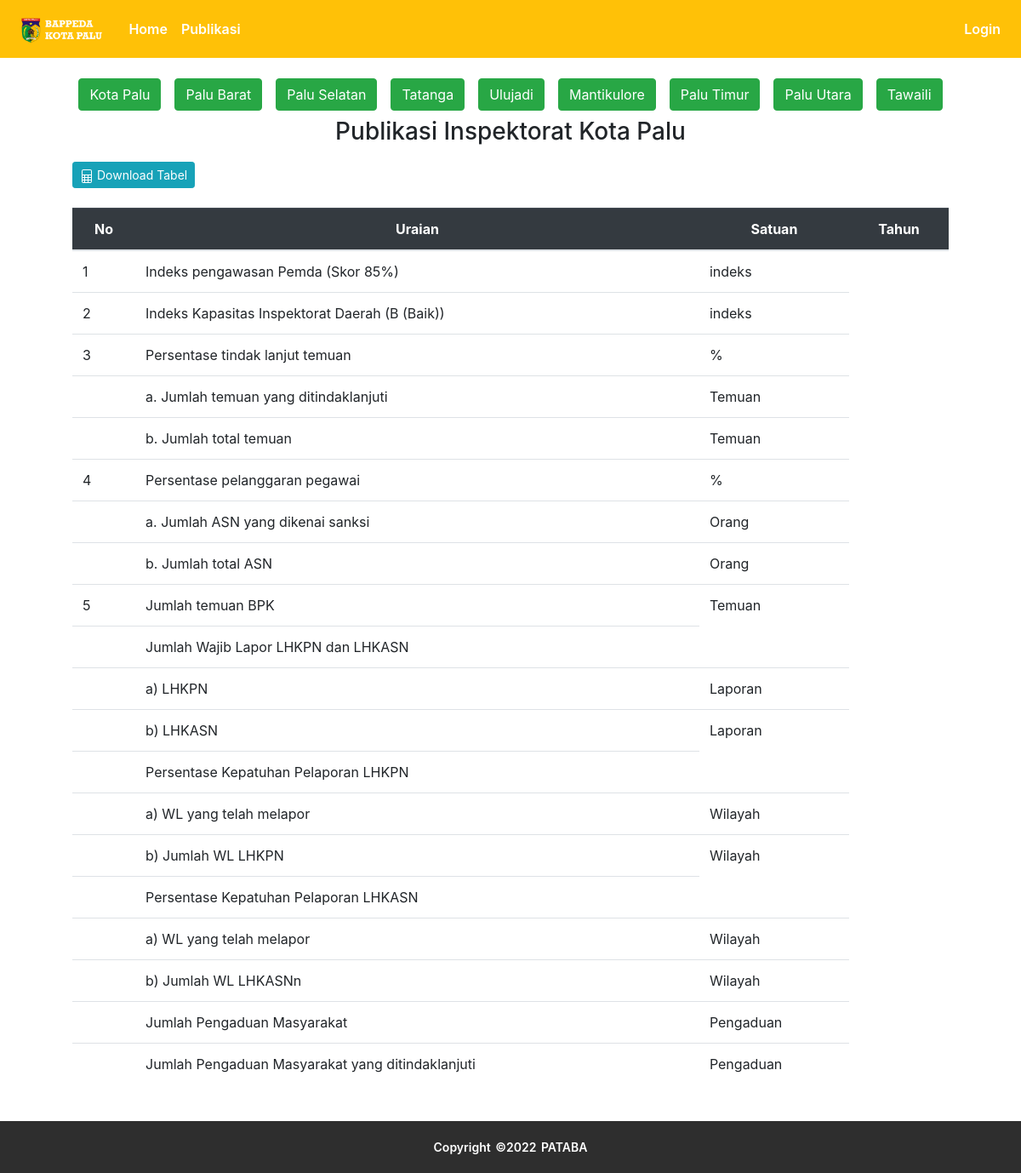
/publikasi/inspektorat, run on an earlier commit of the app's database.
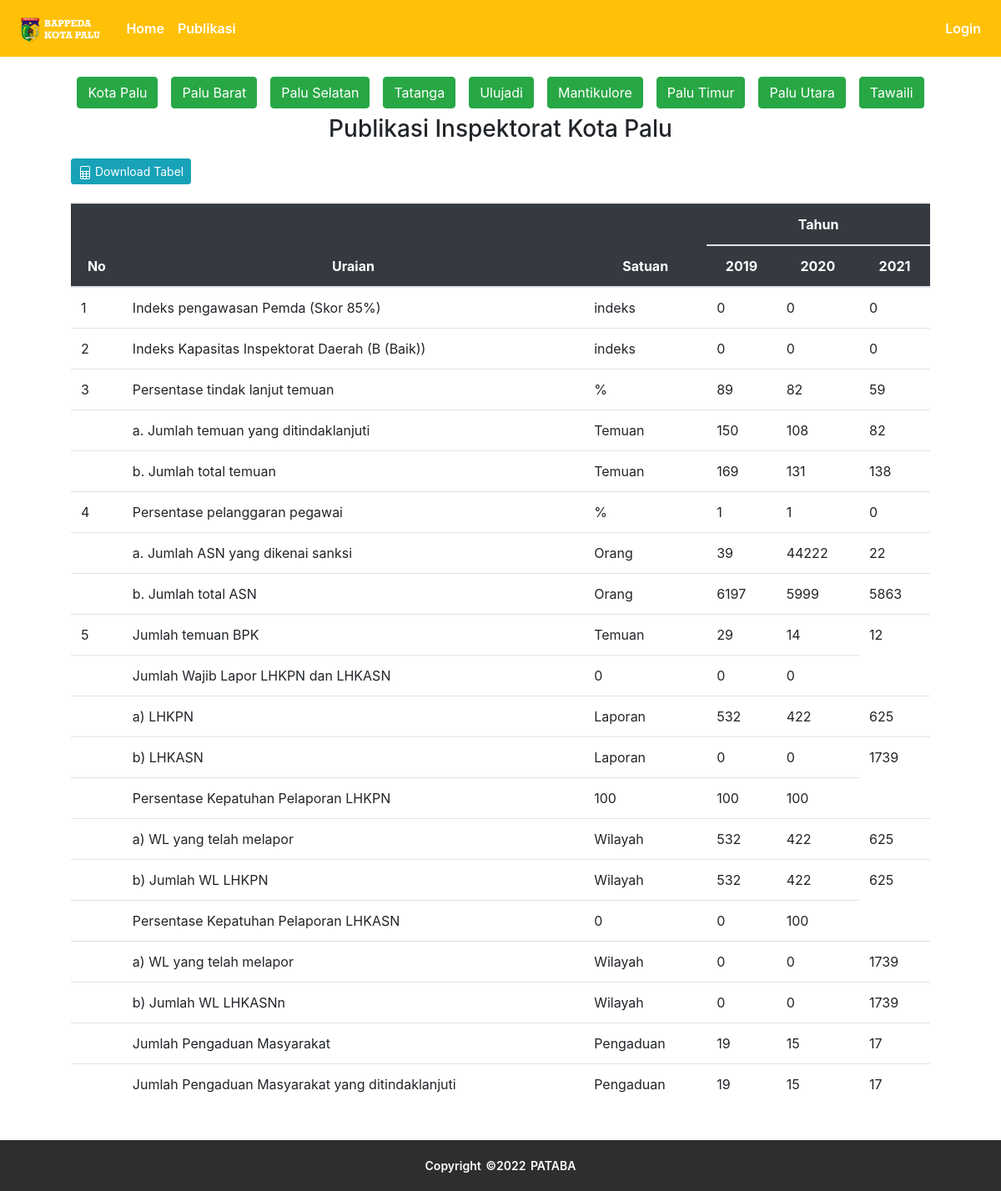
And on a later commit of the database.
### publication/models.py (models this page shows)
class Inspektorat(db.Model):
  id = db.Column(db.Integer(), primary_key=True)
  tahun = db.Column(db.String(length=4), nullable=False)
  u1 = db.Column(db.Float())
  u2 = db.Column(db.Float())
  u3 = db.Column(db.Float())
  u4 = db.Column(db.Float())
  u5 = db.Column(db.Float())
  u6 = db.Column(db.Float())
  u7 = db.Column(db.Float())
  u8 = db.Column(db.Float())
  u9 = db.Column(db.Float())
  u10 = db.Column(db.Float())
  u11 = db.Column(db.Float())
  u12 = db.Column(db.Float())
  u13 = db.Column(db.Float())
  u14 = db.Column(db.Float())
  district_id = db.Column(db.Integer(), nullable=True)
  u15 = db.Column(db.Float())
  u16 = db.Column(db.Float())
  u17 = db.Column(db.Float())
  u18 = db.Column(db.Float())
  u19 = db.Column(db.Float())
  u20 = db.Column(db.Float())
  district_id = db.Column(db.Integer(), nullable=True)

### publication/inspektorat/routes_inspektorat.py (the view)
@app.route('/publikasi/inspektorat')
def inspektorat():
  data = Inspektorat.query.filter_by(district_id=None).order_by(Inspektorat.tahun).all()
  return render_template('inspektorat/inspektorat.html', data=data)

### publication/templates/inspektorat/inspektorat.html (shortened to what this page needs)
{% extends 'base.html' %}
{% block content %}
  <div class="container">
    <div class="ket-tabel d-flex justify-content-center">
      <a href="{{ url_for('inspektorat') }}" class="btn btn-success m-2">Kota Palu</a>
      <a href="{{ url_for('inspektorat_kec', district_id=1) }}" class="btn btn-success m-2">Palu Barat</a>
      <a href="{{ url_for('inspektorat_kec', district_id=2) }}" class="btn btn-success m-2">Palu Selatan</a>
      <a href="{{ url_for('inspektorat_kec', district_id=3) }}" class="btn btn-success m-2">Tatanga</a>
      <a href="{{ url_for('inspektorat_kec', district_id=4) }}" class="btn btn-success m-2">Ulujadi</a>
      <a href="{{ url_for('inspektorat_kec', district_id=5) }}" class="btn btn-success m-2">Mantikulore</a>
      <a href="{{ url_for('inspektorat_kec', district_id=6) }}" class="btn btn-success m-2">Palu Timur</a>
      <a href="{{ url_for('inspektorat_kec', district_id=7) }}" class="btn btn-success m-2">Palu Utara</a>
      <a href="{{ url_for('inspektorat_kec', district_id=8) }}" class="btn btn-success m-2">Tawaili</a>
    </div>
    <h3 class="text-center">Publikasi Inspektorat Kota Palu</h3>
    <button class="btn btn-sm btn-info btn-download" onclick="exportTableToExcel('dprdTable', 'tabel')">
      <span>
        Download Tabel
      </span>
    </button>
    <div class="table-responsive mb-5" style="padding: 5vh;">
      <table class="table" id="dprdTable">
        <thead class="table-dark text-center">
          <tr>
            <th rowspan="2" scope="col">No</th>
            <th rowspan="2" scope="col">Uraian</th>
            <th rowspan="2" scope="col">Satuan</th>
            <th colspan="{{ data|length + 1 }}" scope="col" style="text-align: center">Tahun</th>
          </tr>
          <tr>
            {% for d in data %}
              <th>
                {{ d.tahun }}
              </th>
            {% endfor %}
          </tr>
        </thead>
        <tbody>
          <tr>
            <td>1</td>
            <td>Indeks pengawasan Pemda (Skor 85%)</td>
            <td>indeks</td>
            {% for d in data %}
            <td>{{ d.u1 }}</td>
            {% endfor %}
          </tr>
          <tr>
            <td>2</td>
            <td>Indeks Kapasitas Inspektorat Daerah (B (Baik))</td>
            <td>indeks</td>
            {% for d in data %}
            <td>{{ d.u2 }}</td>
            {% endfor %}
          </tr>
          <tr>
            <td>3</td>
            <td>Persentase tindak lanjut temuan</td>
            <td>%</td>
            {% for d in data %}
            <td>{{ d.u3 }}</td>
            {% endfor %}
          </tr>
          <tr>
            <td></td>
            <td>a. Jumlah temuan yang ditindaklanjuti</td>
            <td>Temuan</td>
            {% for d in data %}
            <td>{{ d.u4 }}</td>
            {% endfor %}
          </tr>
          <tr>
            <td></td>
            <td>b. Jumlah total temuan</td>
            <td>Temuan</td>
            {% for d in data %}
            <td>{{ d.u5 }}</td>
            {% endfor %}
          </tr>
          <tr>
            <td>4</td>
            <td>Persentase pelanggaran pegawai</td>
            <td>%</td>
            {% for d in data %}
            <td>{{ d.u6 }}</td>
            {% endfor %}
          </tr>
          <tr>
            <td></td>
            <td>a. Jumlah ASN yang dikenai sanksi</td>
            <td>Orang</td>
            {% for d in data %}
            <td>{{ d.u7 }}</td>
            {% endfor %}
          </tr>
          <tr>
            <td></td>
            <td>b. Jumlah total ASN</td>
            <td>Orang</td>
            {% for d in data %}
            <td>{{ d.u8 }}</td>
            {% endfor %}
          </tr>
          <tr>
            <td>5</td>
            <td>Jumlah temuan BPK</td>
            <td>Temuan</td>
            {% for d in data %}
            <td>{{ d.u9 }}</td>
            {% endfor %}
          </tr>
          <tr>
            <td></td>
            <td>Jumlah Wajib Lapor LHKPN dan LHKASN</td>
            {% for d in data %}
            <td>{{ d.u10 }}</td>
            {% endfor %}
          </tr>
          <tr>
            <td></td>
            <td>a) LHKPN</td>
            <td>Laporan</td>
            {% for d in data %}
            <td>{{ d.u11 }}</td>
            {% endfor %}
          </tr>
          <tr>
            <td></td>
            <td>b) LHKASN</td>
            <td>Laporan</td>
            {% for d in data %}
            <td>{{ d.u12 }}</td>
            {% endfor %}
          </tr>
          <tr>
            <td></td>
            <td>Persentase Kepatuhan Pelaporan LHKPN</td>
            {% for d in data %}
            <td>{{ d.u13 }}</td>
            {% endfor %}
          </tr>
          <tr>
            <td></td>
            <td>a) WL yang telah melapor</td>
            <td>Wilayah</td>
            {% for d in data %}
            <td>{{ d.u14 }}</td>
            {% endfor %}
          </tr>
          <tr>
            <td></td>
            <td>b) Jumlah WL LHKPN</td>
            <td>Wilayah</td>
            {% for d in data %}
            <td>{{ d.u15 }}</td>
            {% endfor %}
          </tr>
          <tr>
            <td></td>
            <td>Persentase Kepatuhan Pelaporan LHKASN</td>
            {% for d in data %}
            <td>{{ d.u16 }}</td>
            {% endfor %}
          </tr>
          <tr>
            <td></td>
            <td>a) WL yang telah melapor</td>
            <td>Wilayah</td>
            {% for d in data %}
            <td>{{ d.u17 }}</td>
            {% endfor %}
          </tr>
          <tr>
            <td></td>
            <td>b) Jumlah WL LHKASNn</td>
            <td>Wilayah</td>
            {% for d in data %}
            <td>{{ d.u18 }}</td>
            {% endfor %}
          </tr>
          <tr>
            <td></td>
            <td>Jumlah Pengaduan Masyarakat</td>
            <td>Pengaduan</td>
            {% for d in data %}
            <td>{{ d.u19 }}</td>
            {% endfor %}
          </tr>
          <tr>
            <td></td>
            <td>Jumlah Pengaduan Masyarakat yang ditindaklanjuti</td>
            <td>Pengaduan</td>
            {% for d in data %}
            <td>{{ d.u20 }}</td>
            {% endfor %}
          </tr>
        </tbody>
      </table>
    </div>
  </div>
{% endblock %}

### publication/templates/base.html (shortened to what this page needs)
<!doctype html>
<html lang="en">
  <head>
    <link rel="stylesheet" href="https://cdn.jsdelivr.net/npm/bootstrap@4.5.3/dist/css/bootstrap.min.css">
    <link rel="stylesheet" href="https://unpkg.com/swiper/swiper-bundle.min.css"/>
    <link rel="stylesheet" href="{{ url_for('static', filename='css/style_agi.css') }}">
    <link rel="stylesheet" href="{{ url_for('static', filename='css/footer.css') }}">
  </head>
  <body>
    <nav class="navbar navbar-expand-md navbar-dark bg-warning my-navbar">
      <a class="navbar-brand" href="#">
        <img src="{{ url_for('static', filename='img/logo.png') }}" alt="" height="39px" class="d-inline-block align-text-top">
      </a>
        <div class="collapse navbar-collapse" id="navbarNav">
          <ul class="navbar-nav mr-auto">
            <li class="nav-item active">
                <a class="nav-link fw-bold" href="{{ url_for('home_page') }}">Home <span class="sr-only">(current)</span></a>
            </li>
            <li class="nav-item active">
              <a class="nav-link" href="{{ url_for('publikasi_page') }}">Publikasi</a>
            </li>
          </ul>
          {% if current_user.is_authenticated %}
            <ul class="navbar-nav">
              <li class="nav-item active">
                  <a class="nav-link">Welcome, {{ current_user.name }}</a>
              </li>
              <li class="nav-item active">
                  <a class="nav-link" href="{{ url_for('logout_page') }}">Logout</a>
              </li>
            </ul>
          {% else %}
            <ul class="navbar-nav">
              <li class="nav-item active">
                  <a class="nav-link" href="{{ url_for('login_page') }}">Login</a>
              </li>
            </ul>
          {% endif %}
        </div>
    </nav>
    {% block content %}
    {% endblock %}
    <footer>
      <div class="footer-bottom">
            Copyright &copy;2022 PATABA
      </div>
    </footer>
  </body>
</html>

### publication/static/css/style_agi.css (style rules this page uses)
nav { font-weight: 600; }
.btn-download { margin-left: 40px; margin-bottom: -25px; }

### publication/static/css/footer.css (style rules this page uses)
footer { position: fixed; left: 0; right: 0; bottom: 0; background-color: rgb(46, 46, 46); height: auto; width: auto; padding: 20px; font-size: 12px; color: white; font-weight: 600; }
.footer-bottom { font-size: 14px; word-spacing: 2px; text-align: center; text-transform: capitalize; }

What changed in the data, as far as the page shows it:
added Inspektorat: tahun "2019", u1 "0", u2 "0", u3 "89", u4 "150", u5 "169", u6 "1", u7 "39", u8 "6197", u9 "29", u10 "0", u11 "532", u12 "0", u13 "100", u14 "532", u15 "532", u16 "0", u17 "0", u18 "0", u19 "19", u20 "19"
added Inspektorat: tahun "2020", u1 "0", u2 "0", u3 "82", u4 "108", u5 "131", u6 "1", u7 "44222", u8 "5999", u9 "14", u10 "0", u11 "422", u12 "0", u13 "100", u14 "422", u15 "422", u16 "0", u17 "0", u18 "0", u19 "15", u20 "15"
added Inspektorat: tahun "2021", u1 "0", u2 "0", u3 "59", u4 "82", u5 "138", u6 "0", u7 "22", u8 "5863", u9 "12", u10 "0", u11 "625", u12 "1739", u13 "100", u14 "625", u15 "625", u16 "100", u17 "1739", u18 "1739", u19 "17", u20 "17"
